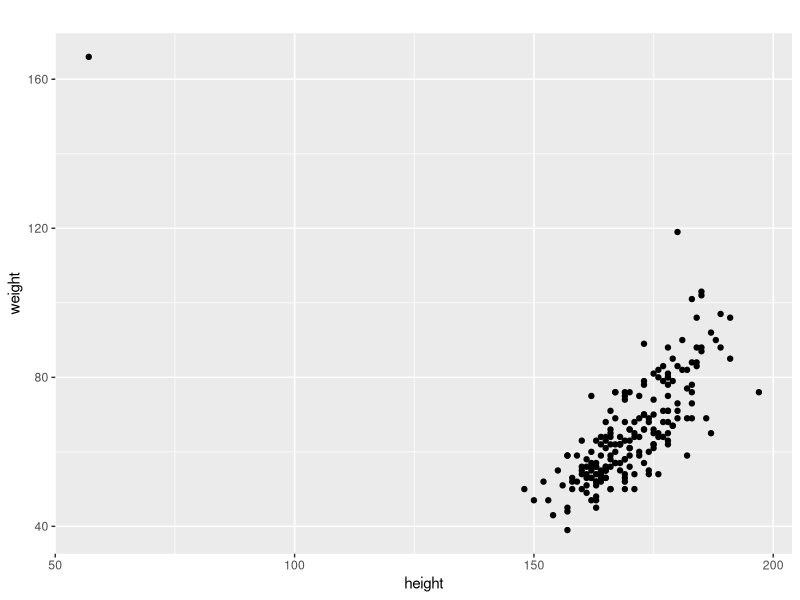
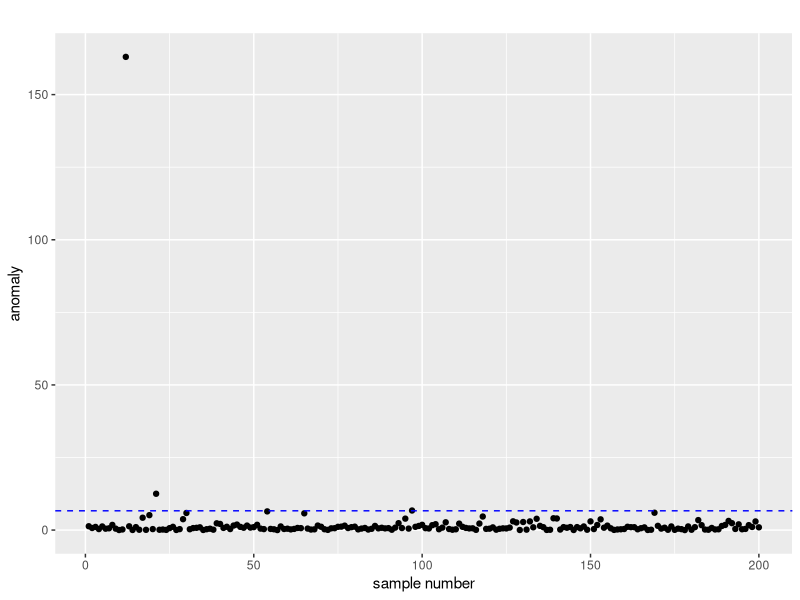
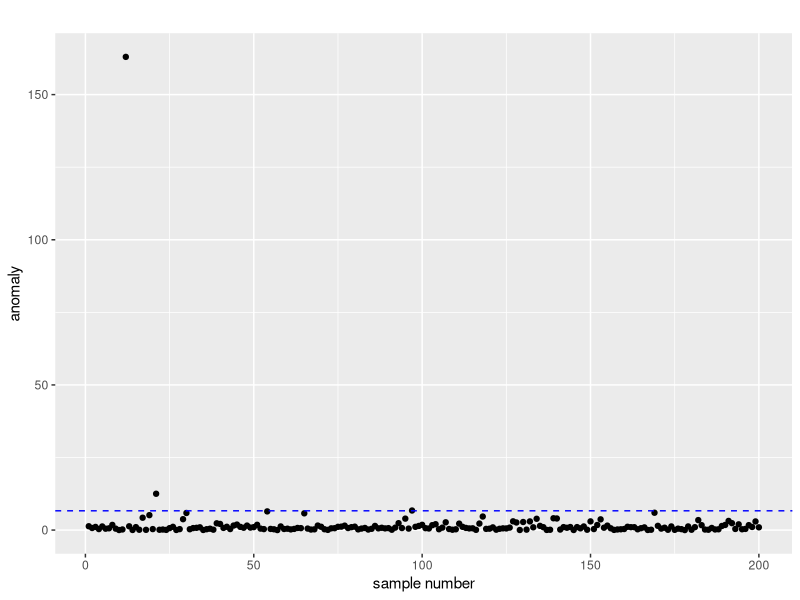

Source code (R) for these figures, in order:
require(ggplot2)
require(car)

# change working directory
frame_files <- lapply(sys.frames(), function(x) x$ofile)
frame_files <- Filter(Negate(is.null), frame_files)
setwd(dirname(frame_files[[length(frame_files)]]))

summary(Davis)
# sex         weight          height          repwt            repht
# F:112   Min.   : 39.0   Min.   : 57.0   Min.   : 41.00   Min.   :148.0
# M: 88   1st Qu.: 55.0   1st Qu.:164.0   1st Qu.: 55.00   1st Qu.:160.5
#         Median : 63.0   Median :169.5   Median : 63.00   Median :168.0
#         Mean   : 65.8   Mean   :170.0   Mean   : 65.62   Mean   :168.5
#         3rd Qu.: 74.0   3rd Qu.:177.2   3rd Qu.: 73.50   3rd Qu.:175.0
#         Max.   :166.0   Max.   :197.0   Max.   :124.00   Max.   :200.0
#                                         NA's   :17       NA's   :17

d <- data.frame(h=Davis$height, w=Davis$weight)

p <- ggplot(d,
      aes(
        x=d$h,
        y=d$w
      )
    )

p <- p + geom_point() + labs(title="", x="height", y="weight")
plot(p)

# hotelling
X <- cbind(Davis$height, Davis$weight)
mx <- colMeans(X) # sample mean
Xc <- X - matrix(1, nrow(X), 1) %*% mx # centration
Sx <- t(Xc) %*% Xc / nrow(X) # sample Variance-covariance matrix
a <- rowSums((Xc %*% solve(Sx)) * Xc) # anomaly
th <-  qchisq(0.99, 1) # threshold

dd <- data.frame(a)

p <- ggplot(dd,
      aes(
        x=c(1:200),
        y=dd$a
      )
    )
p <- p + geom_point() + geom_hline(yintercept=th, linetype="dashed", colour="blue") + labs(title="", x="sample number", y="anomaly")
plot(p)
ggsave("multivariate-normal-anomaly.png", p)
